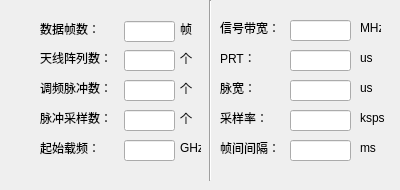
              <widget class="QWidget" name="tab">
               <attribute name="title">
                <string>雷达参数</string>
               </attribute>
               <widget class="QLabel" name="label_10">
                <property name="geometry">
                 <rect>
                  <x>220</x>
                  <y>110</y>
                  <width>52</width>
                  <height>16</height>
                 </rect>
                </property>
                <property name="text">
                 <string>采样率：</string>
                </property>
               </widget>
               <widget class="QLabel" name="label_6">
                <property name="geometry">
                 <rect>
                  <x>40</x>
                  <y>140</y>
                  <width>65</width>
                  <height>16</height>
                 </rect>
                </property>
                <property name="text">
                 <string>起始载频：</string>
                </property>
               </widget>
               <widget class="QLineEdit" name="line_B">
                <property name="geometry">
                 <rect>
                  <x>290</x>
                  <y>20</y>
                  <width>61</width>
                  <height>21</height>
                 </rect>
                </property>
                <property name="sizePolicy">
                 <sizepolicy hsizetype="Fixed" vsizetype="Fixed">
                  <horstretch>0</horstretch>
                  <verstretch>0</verstretch>
                 </sizepolicy>
                </property>
               </widget>
               <widget class="QLineEdit" name="line_N_Frame">
                <property name="geometry">
                 <rect>
                  <x>124</x>
                  <y>21</y>
                  <width>51</width>
                  <height>21</height>
                 </rect>
                </property>
                <property name="sizePolicy">
                 <sizepolicy hsizetype="Fixed" vsizetype="Fixed">
                  <horstretch>0</horstretch>
                  <verstretch>0</verstretch>
                 </sizepolicy>
                </property>
               </widget>
               <widget class="QLabel" name="label_11">
                <property name="geometry">
                 <rect>
                  <x>220</x>
                  <y>140</y>
                  <width>65</width>
                  <height>16</height>
                 </rect>
                </property>
                <property name="text">
                 <string>帧间间隔：</string>
                </property>
               </widget>
               <widget class="QLineEdit" name="line_N_sample">
                <property name="geometry">
                 <rect>
                  <x>124</x>
                  <y>110</y>
                  <width>51</width>
                  <height>21</height>
                 </rect>
                </property>
                <property name="sizePolicy">
                 <sizepolicy hsizetype="Fixed" vsizetype="Fixed">
                  <horstretch>0</horstretch>
                  <verstretch>0</verstretch>
                 </sizepolicy>
                </property>
               </widget>
               <widget class="QLabel" name="label_2">
                <property name="geometry">
                 <rect>
                  <x>40</x>
                  <y>21</y>
                  <width>65</width>
                  <height>16</height>
                 </rect>
                </property>
                <property name="text">
                 <string>数据帧数：</string>
                </property>
               </widget>
               <widget class="QLabel" name="label_8">
                <property name="geometry">
                 <rect>
                  <x>220</x>
                  <y>50</y>
                  <width>34</width>
                  <height>16</height>
                 </rect>
                </property>
                <property name="text">
                 <string>PRT：</string>
                </property>
               </widget>
               <widget class="QLineEdit" name="line_PRT">
                <property name="geometry">
                 <rect>
                  <x>290</x>
                  <y>50</y>
                  <width>61</width>
                  <height>21</height>
                 </rect>
                </property>
                <property name="sizePolicy">
                 <sizepolicy hsizetype="Fixed" vsizetype="Fixed">
                  <horstretch>0</horstretch>
                  <verstretch>0</verstretch>
                 </sizepolicy>
                </property>
               </widget>
               <widget class="QLabel" name="label_3">
                <property name="geometry">
                 <rect>
                  <x>40</x>
                  <y>50</y>
                  <width>78</width>
                  <height>16</height>
                 </rect>
                </property>
                <property name="text">
                 <string>天线阵列数：</string>
                </property>
               </widget>
               <widget class="QLabel" name="label_9">
                <property name="geometry">
                 <rect>
                  <x>220</x>
                  <y>80</y>
                  <width>39</width>
                  <height>16</height>
                 </rect>
                </property>
                <property name="text">
                 <string>脉宽：</string>
                </property>
               </widget>
               <widget class="QLabel" name="label_7">
                <property name="geometry">
                 <rect>
                  <x>220</x>
                  <y>20</y>
                  <width>65</width>
                  <height>16</height>
                 </rect>
                </property>
                <property name="text">
                 <string>信号带宽：</string>
                </property>
               </widget>
               <widget class="QLineEdit" name="line_fc">
                <property name="geometry">
                 <rect>
                  <x>124</x>
                  <y>140</y>
                  <width>51</width>
                  <height>21</height>
                 </rect>
                </property>
                <property name="sizePolicy">
                 <sizepolicy hsizetype="Fixed" vsizetype="Fixed">
                  <horstretch>0</horstretch>
                  <verstretch>0</verstretch>
                 </sizepolicy>
                </property>
               </widget>
               <widget class="QLabel" name="label_5">
                <property name="geometry">
                 <rect>
                  <x>40</x>
                  <y>110</y>
                  <width>78</width>
                  <height>16</height>
                 </rect>
                </property>
                <property name="text">
                 <string>脉冲采样数：</string>
                </property>
               </widget>
               <widget class="QLineEdit" name="line_delT_pulse">
                <property name="geometry">
                 <rect>
                  <x>290</x>
                  <y>80</y>
                  <width>61</width>
                  <height>21</height>
                 </rect>
                </property>
                <property name="sizePolicy">
                 <sizepolicy hsizetype="Fixed" vsizetype="Fixed">
                  <horstretch>0</horstretch>
                  <verstretch>0</verstretch>
                 </sizepolicy>
                </property>
               </widget>
               <widget class="QLabel" name="label_4">
                <property name="geometry">
                 <rect>
                  <x>40</x>
                  <y>80</y>
                  <width>78</width>
                  <height>16</height>
                 </rect>
                </property>
                <property name="text">
                 <string>调频脉冲数：</string>
                </property>
               </widget>
               <widget class="QLineEdit" name="line_delT_frame">
                <property name="geometry">
                 <rect>
                  <x>290</x>
                  <y>140</y>
                  <width>61</width>
                  <height>21</height>
                 </rect>
                </property>
                <property name="sizePolicy">
                 <sizepolicy hsizetype="Fixed" vsizetype="Fixed">
                  <horstretch>0</horstretch>
                  <verstretch>0</verstretch>
                 </sizepolicy>
                </property>
               </widget>
               <widget class="QLineEdit" name="line_N_chirp">
                <property name="geometry">
                 <rect>
                  <x>124</x>
                  <y>80</y>
                  <width>51</width>
                  <height>21</height>
                 </rect>
                </property>
                <property name="sizePolicy">
                 <sizepolicy hsizetype="Fixed" vsizetype="Fixed">
                  <horstretch>0</horstretch>
                  <verstretch>0</verstretch>
                 </sizepolicy>
                </property>
               </widget>
               <widget class="QLineEdit" name="line_fs">
                <property name="geometry">
                 <rect>
                  <x>290</x>
                  <y>110</y>
                  <width>61</width>
                  <height>21</height>
                 </rect>
                </property>
                <property name="sizePolicy">
                 <sizepolicy hsizetype="Fixed" vsizetype="Fixed">
                  <horstretch>0</horstretch>
                  <verstretch>0</verstretch>
                 </sizepolicy>
                </property>
               </widget>
               <widget class="QLabel" name="label_13">
                <property name="geometry">
                 <rect>
                  <x>180</x>
                  <y>21</y>
                  <width>16</width>
                  <height>16</height>
                 </rect>
                </property>
                <property name="text">
                 <string>帧</string>
                </property>
               </widget>
               <widget class="QLabel" name="label_14">
                <property name="geometry">
                 <rect>
                  <x>180</x>
                  <y>50</y>
                  <width>16</width>
                  <height>16</height>
                 </rect>
                </property>
                <property name="text">
                 <string>个</string>
                </property>
               </widget>
               <widget class="QLabel" name="label_15">
                <property name="geometry">
                 <rect>
                  <x>180</x>
                  <y>80</y>
                  <width>16</width>
                  <height>16</height>
                 </rect>
                </property>
                <property name="text">
                 <string>个</string>
                </property>
               </widget>
               <widget class="QLabel" name="label_16">
                <property name="geometry">
                 <rect>
                  <x>180</x>
                  <y>110</y>
                  <width>16</width>
                  <height>16</height>
                 </rect>
                </property>
                <property name="text">
                 <string>个</string>
                </property>
               </widget>
               <widget class="QLabel" name="label_17">
                <property name="geometry">
                 <rect>
                  <x>180</x>
                  <y>140</y>
                  <width>21</width>
                  <height>16</height>
                 </rect>
                </property>
                <property name="text">
                 <string>GHz</string>
                </property>
               </widget>
               <widget class="QLineEdit" name="line_N_channel">
                <property name="geometry">
                 <rect>
                  <x>124</x>
                  <y>50</y>
                  <width>51</width>
                  <height>21</height>
                 </rect>
                </property>
                <property name="sizePolicy">
                 <sizepolicy hsizetype="Fixed" vsizetype="Fixed">
                  <horstretch>0</horstretch>
                  <verstretch>0</verstretch>
                 </sizepolicy>
                </property>
               </widget>
               <widget class="Line" name="line">
                <property name="geometry">
                 <rect>
                  <x>200</x>
                  <y>0</y>
                  <width>20</width>
                  <height>181</height>
                 </rect>
                </property>
                <property name="orientation">
                 <enum>Qt::Vertical</enum>
                </property>
               </widget>
               <widget class="QLabel" name="label_18">
                <property name="geometry">
                 <rect>
                  <x>360</x>
                  <y>20</y>
                  <width>21</width>
                  <height>16</height>
                 </rect>
                </property>
                <property name="text">
                 <string>MHz</string>
                </property>
               </widget>
               <widget class="QLabel" name="label_19">
                <property name="geometry">
                 <rect>
                  <x>360</x>
                  <y>50</y>
                  <width>21</width>
                  <height>16</height>
                 </rect>
                </property>
                <property name="text">
                 <string>us</string>
                </property>
               </widget>
               <widget class="QLabel" name="label_20">
                <property name="geometry">
                 <rect>
                  <x>360</x>
                  <y>80</y>
                  <width>21</width>
                  <height>16</height>
                 </rect>
                </property>
                <property name="text">
                 <string>us</string>
                </property>
               </widget>
               <widget class="QLabel" name="label_21">
                <property name="geometry">
                 <rect>
                  <x>360</x>
                  <y>110</y>
                  <width>31</width>
                  <height>16</height>
                 </rect>
                </property>
                <property name="text">
                 <string>ksps</string>
                </property>
               </widget>
               <widget class="QLabel" name="label_22">
                <property name="geometry">
                 <rect>
                  <x>360</x>
                  <y>140</y>
                  <width>21</width>
                  <height>16</height>
                 </rect>
                </property>
                <property name="text">
                 <string>ms</string>
                </property>
               </widget>
              </widget>
